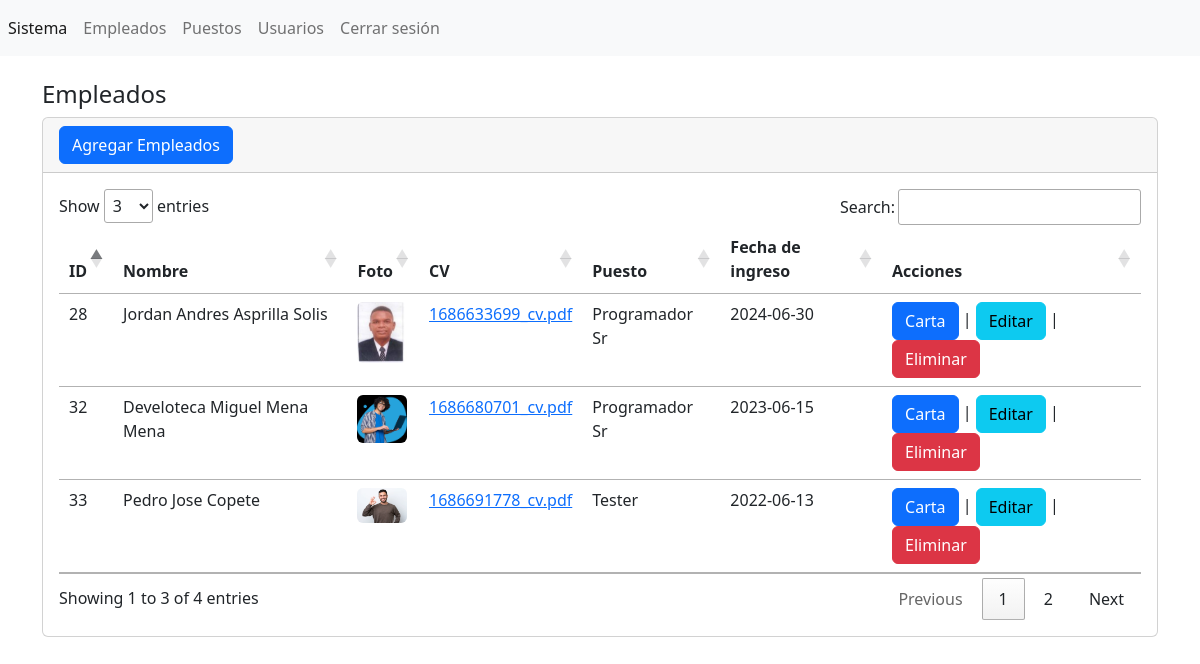
Page /app/secciones/empleados/index.php (signed in) on the committed database.
### tables this page shows
CREATE TABLE `tbl_empleados` (
  `id` int(11) NOT NULL,
  `primernombre` varchar(255) NOT NULL,
  `segundonombre` varchar(255) NOT NULL,
  `primerapellido` varchar(255) NOT NULL,
  `segundoapellido` varchar(255) NOT NULL,
  `foto` varchar(2555) NOT NULL,
  `cv` varchar(255) NOT NULL,
  `idpuestp` int(11) NOT NULL,
  `fechadeingreso` date NOT NULL
);

### app/secciones/empleados/index.php (the view, shortened to what this page needs)
<?php
include("../../db.php");
$sentencia = $conexion->prepare('SELECT *,
(SELECT nombredelpuesto
FROM tbl_puestos
WHERE tbl_puestos.id = tbl_empleados.idpuestp limit 1) as puesto
                                FROM `tbl_empleados` ');
 $sentencia->execute();
 $lista_tbl_empleados = $sentencia->fetchAll(PDO::FETCH_ASSOC);
?>
<?php
     include("../../templates/header.php");
?>
<br />
<h4> Empleados</h4>
<div class="card">
     <div class="card-header">
     <a name="" id=""
     class="btn btn-primary"
      href="crear.php"
     role="button">Agregar Empleados
     </a>
     </div>
     <div class="card-body">
     <div class="table-responsive-sm">
          <table class="table" id="tabla_id">
               <thead>
                    <tr>
                       <th scope="col">ID </th>
                         <th scope="col">Nombre </th>
                         <th scope="col">Foto </th>
                         <th scope="col">CV </th>
                         <th scope="col">Puesto </th>
                         <th scope="col">Fecha de ingreso </th>
                         <th scope="col">Acciones</th>
                    </tr>
               </thead>
               <tbody>
               <?php  foreach ($lista_tbl_empleados as $registro){  ?>
                    <tr class="">
                            <td> <?php echo $registro['id']; ?></td>
                         <td scope="row">
                         <?php echo $registro['primernombre']; ?>
                        <?php echo $registro['segundonombre']; ?>
                        <?php echo $registro['primerapellido']; ?>
                        <?php echo $registro['segundoapellido']; ?>
                             </td>
                         <td>
                            <img width="50" src="<?php echo $registro['foto']; ?>"
                             class="img-fluid rounded" alt="">
                         </td>
                         <td>   <a href=" <?php echo $registro['cv']; ?>"><?php echo $registro['cv']; ?></td></a>
                         <td>   <?php echo $registro['puesto']; ?></td>
                         <td><?php echo $registro['fechadeingreso']; ?></td>
                         <td>
                         <a class="btn btn-primary" href="carta_recomendacion.php?txtID=<?php echo $registro['id']; ?>"   target="_blank"  role="button">Carta</a>
                         |
                       <a class="btn btn-info" href="editar.php?txtID=<?php echo $registro['id']; ?>" role="button">Editar</a>
                         |
                         <a class="btn btn-danger" href="javascript:borrar(<?php echo $registro['id'];?>);" role="button">Eliminar</a>
                    </td>
                    </tr>
                    <?php               }?>
               </tbody>
          </table>
     </div>
     </div>
</div>
<?php
     include("../../templates/footer.php");
?>

### app/templates/header.php (shortened to what this page needs)
<?php
$url_base = "http://localhost/app/";
?>
<!doctype html>
<html lang="es">
<head>
    <link href="https://cdn.jsdelivr.net/npm/bootstrap@5.2.1/dist/css/bootstrap.min.css" rel="stylesheet">
    <link rel="stylesheet" href="https://cdn.datatables.net/1.13.4/css/jquery.dataTables.css" />
    <link rel="stylesheet" href="https://cdn.datatables.net/1.13.4/css/jquery.dataTables.css" />
</head>
<body>
    <nav class="navbar navbar-expand navbar-light bg-light">
        <ul class="nav navbar-nav">
            <li class="nav-item">
                <a class="nav-link active" href="#" aria-current="page">Sistema<span class="visually-hidden">(current)</span></a>
            </li>
            <li class="nav-item">
                <a class="nav-link" href="<?php echo $url_base; ?>secciones/empleados/">Empleados</a>
            </li>
            <li class="nav-item">
                <a class="nav-link" href="<?php echo $url_base; ?>secciones/puestos/">Puestos</a>
            </li>
            <li class="nav-item">
                <a class="nav-link" href="<?php echo $url_base; ?>secciones/usuarios/">Usuarios</a>
            </li>
            <li class="nav-item">
            <a class="nav-link" href="<?php echo $url_base; ?>cerrar.php">Cerrar sesión</a>
            </li>
        </ul>
    </nav>
    <main class="container">

### app/templates/footer.php (shortened to what this page needs)
</main>
</body>
</html>

### rows in the picture
tbl_empleados: id "28", primernombre "Jordan", segundonombre "Andres", primerapellido "Asprilla", segundoapellido "Solis", foto (picture), cv "1686633699_cv.pdf", puesto "Programador Sr", fechadeingreso "2024-06-30"
tbl_empleados: id "32", primernombre "Develoteca", segundonombre "Miguel", primerapellido "Mena", segundoapellido "Mena", foto (picture), cv "1686680701_cv.pdf", puesto "Programador Sr", fechadeingreso "2023-06-15"
tbl_empleados: id "33", primernombre "Pedro", primerapellido "Jose", segundoapellido "Copete", foto (picture), cv "1686691778_cv.pdf", puesto "Tester", fechadeingreso "2022-06-13"
